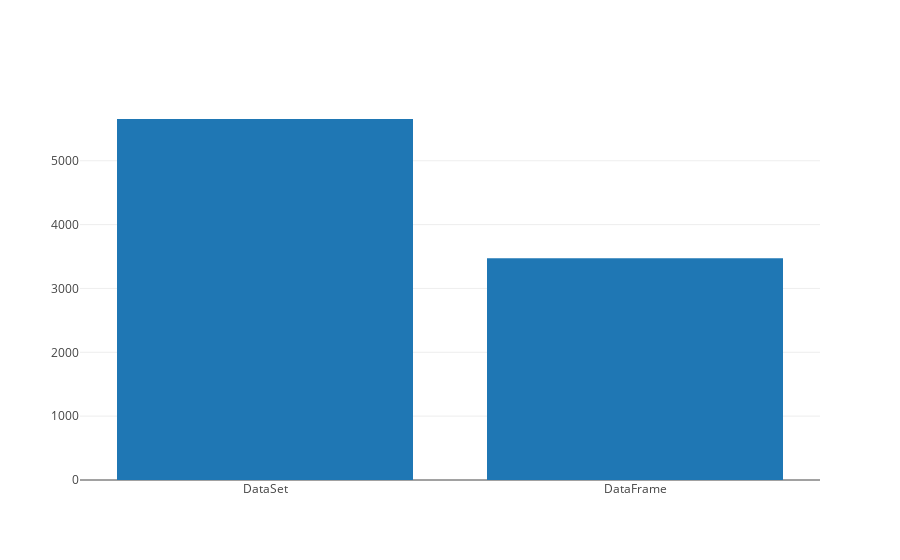

This figure's notebook cell:
### Markdown cell above
## 3. Visualización de rendimiento

### Code cell
val (x, y) = Seq(
    "DataSet" -> runWithOutput(megaDS.collect),
    "DataFrame" -> runWithOutput(megaDF.collect),
).unzip

Bar(x, y).plot()

### Figure 1 — Plotly figure (JSON) as saved in the notebook; plotly's stock layout.template omitted (floating-point values rounded to 4 significant figures)
{"data": [{"type": "bar", "x": ["DataSet", "DataFrame"], "y": [5654, 3475]}], "layout": {}}
